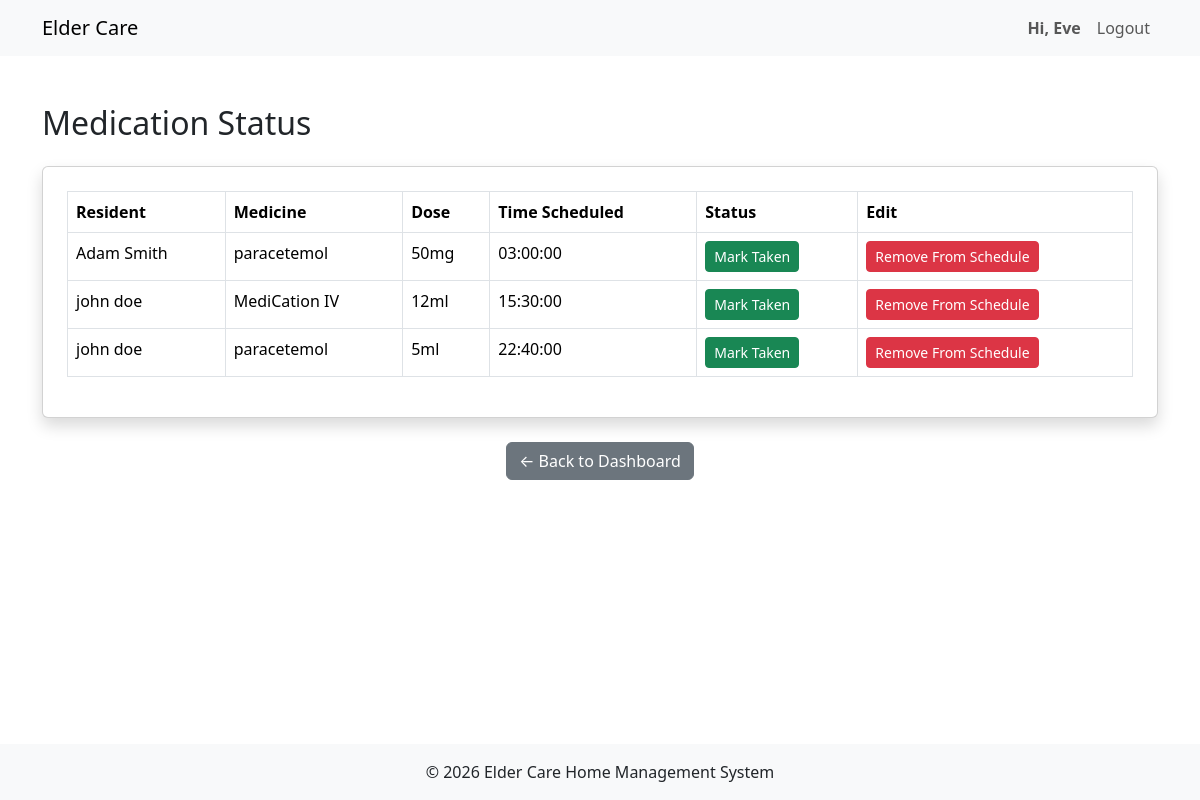
Page /caregivers/medication_status.php (signed in) on the committed database.
### tables this page shows
CREATE TABLE `medication` (
  `medID` int(10) UNSIGNED NOT NULL,
  `residentSIN` varchar(9) NOT NULL,
  `empID` int(10) UNSIGNED NOT NULL,
  `medName` varchar(100) NOT NULL,
  `dose` varchar(50) NOT NULL,
  `timeScheduled` time NOT NULL,
  `dateCreated` datetime NOT NULL DEFAULT current_timestamp()
);

CREATE TABLE `resident` (
  `residentSIN` varchar(9) NOT NULL,
  `user_id` int(11) NOT NULL,
  `DoB` date DEFAULT NULL,
  `phone` varchar(15) DEFAULT NULL,
  `profilePhoto` text DEFAULT NULL,
  `ECname` text DEFAULT NULL,
  `ECphone` varchar(15) DEFAULT NULL,
  `ECemail` text DEFAULT NULL,
  `fname` varchar(50) DEFAULT NULL,
  `lname` varchar(50) DEFAULT NULL
);

### caregivers/medication_status.php (the view, shortened to what this page needs)
<?php
include '../includes/header.php';
require_once '../includes/db_connection.php';
$stmt = $conn->prepare("SELECT empID FROM caregiver WHERE user_id = ?");
$stmt->execute([$_SESSION['user_id']]);
$cgRow = $stmt->fetch();
$empID = $cgRow['empID'];
$stmt = $conn->prepare("SELECT m.residentSIN as rSIN, m.medName, m.timeScheduled,
                            r.fname, r.lname, m.dose, m.medID
                        FROM medication m
                        JOIN assignment a ON m.residentSIN = a.residentSIN
                        JOIN resident r ON a.residentSIN = r.residentSIN
                        WHERE a.empID = ?");
$stmt->execute([$empID]);
$rmeds = $stmt->fetchAll();
?>
<div class="container mt-5">
<h2 class="mb-4">Medication Status</h2>
<div class="card shadow p-4">
<table class="table table-bordered">
<thead>
<tr>
    <th>Resident</th>
    <th>Medicine</th>
    <th>Dose</th>
    <th>Time Scheduled</th>
    <th>Status</th>
    <th>Edit</th>
</tr>
</thead>
<tbody>
<?php foreach ($rmeds as $r): ?>
            <tr class="">
                <td><?= htmlspecialchars($r['fname'] . ' ' . $r['lname']) ?></td>
                <td><?= htmlspecialchars($r['medName']) ?></td>
                <td><?= htmlspecialchars($r['dose']) ?></td>
                <td><?= htmlspecialchars($r['timeScheduled']) ?></td>
                <td>
                <form method="POST">
                    <button type="submit" name="mark_taken" value="mark_taken"
                                class="btn btn-sm btn-success">
                            Mark Taken
                    </button>
                </form>
                </td>
                <td>
                <form method="POST">
                    <button type="submit" name="delete" value="delete"
                            class="btn btn-sm btn-danger">
                        Remove From Schedule
                    </button>
                </form>
                </td>
            </tr>
<?php endforeach; ?>
</tbody>
</table>
</div>
<div class="text-center mt-4">
    <a href="dashboard.php" class="btn btn-secondary">← Back to Dashboard</a>
</div>
</div>
<?php include '../includes/footer.php'; ?>

### rows in the picture
medication: residentSIN.lname "Adam Smith", medName "paracetemol", dose "50mg", timeScheduled "03:00:00"
medication: residentSIN.lname "john doe", medName "MediCation IV", dose "12ml", timeScheduled "15:30:00"
medication: residentSIN.lname "john doe", medName "paracetemol", dose "5ml", timeScheduled "22:40:00"

### other values in the picture
$username "Eve"
